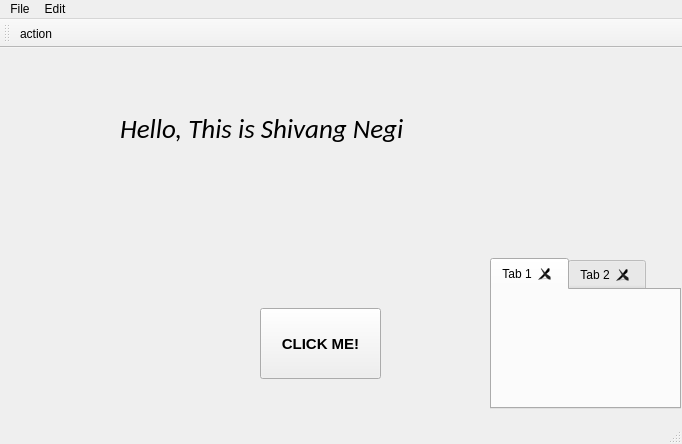
<?xml version="1.0" encoding="UTF-8"?>
<ui version="4.0">
 <class>Title</class>
 <widget class="QMainWindow" name="Title">
  <property name="geometry">
   <rect>
    <x>0</x>
    <y>0</y>
    <width>682</width>
    <height>444</height>
   </rect>
  </property>
  <property name="windowTitle">
   <string>MainWindow</string>
  </property>
  <widget class="QWidget" name="centralwidget">
   <widget class="QLabel" name="label">
    <property name="geometry">
     <rect>
      <x>120</x>
      <y>20</y>
      <width>431</width>
      <height>121</height>
     </rect>
    </property>
    <property name="font">
     <font>
      <family>Calibri</family>
      <pointsize>20</pointsize>
      <italic>true</italic>
     </font>
    </property>
    <property name="text">
     <string>Hello, This is Shivang Negi</string>
    </property>
   </widget>
   <widget class="QPushButton" name="pushButton">
    <property name="geometry">
     <rect>
      <x>260</x>
      <y>260</y>
      <width>121</width>
      <height>71</height>
     </rect>
    </property>
    <property name="font">
     <font>
      <pointsize>11</pointsize>
      <weight>75</weight>
      <bold>true</bold>
     </font>
    </property>
    <property name="cursor">
     <cursorShape>CrossCursor</cursorShape>
    </property>
    <property name="text">
     <string>CLICK ME!</string>
    </property>
   </widget>
   <widget class="QLabel" name="label_2">
    <property name="geometry">
     <rect>
      <x>290</x>
      <y>160</y>
      <width>55</width>
      <height>16</height>
     </rect>
    </property>
    <property name="text">
     <string/>
    </property>
   </widget>
   <widget class="QTabWidget" name="tabWidget">
    <property name="geometry">
     <rect>
      <x>490</x>
      <y>210</y>
      <width>191</width>
      <height>151</height>
     </rect>
    </property>
    <property name="currentIndex">
     <number>0</number>
    </property>
    <property name="tabsClosable">
     <bool>true</bool>
    </property>
    <widget class="QWidget" name="tab">
     <attribute name="title">
      <string>Tab 1</string>
     </attribute>
     <widget class="QLabel" name="label_3">
      <property name="geometry">
       <rect>
        <x>30</x>
        <y>20</y>
        <width>101</width>
        <height>61</height>
       </rect>
      </property>
      <property name="text">
       <string/>
      </property>
      <property name="pixmap">
       <pixmap>../../Pictures/Acer/Planet9_Wallpaper_5000x2813.jpg</pixmap>
      </property>
     </widget>
    </widget>
    <widget class="QWidget" name="tab_2">
     <attribute name="title">
      <string>Tab 2</string>
     </attribute>
    </widget>
   </widget>
  </widget>
  <widget class="QMenuBar" name="menubar">
   <property name="geometry">
    <rect>
     <x>0</x>
     <y>0</y>
     <width>682</width>
     <height>26</height>
    </rect>
   </property>
   <widget class="QMenu" name="menuFile">
    <property name="title">
     <string>File</string>
    </property>
    <addaction name="actionOpen"/>
    <addaction name="actionSave"/>
    <addaction name="actionExit"/>
   </widget>
   <widget class="QMenu" name="menuEdit">
    <property name="title">
     <string>Edit</string>
    </property>
    <addaction name="actionFInd"/>
    <addaction name="actionReplac"/>
   </widget>
   <addaction name="menuFile"/>
   <addaction name="menuEdit"/>
  </widget>
  <widget class="QStatusBar" name="statusbar"/>
  <widget class="QToolBar" name="toolBar">
   <property name="windowTitle">
    <string>toolBar</string>
   </property>
   <attribute name="toolBarArea">
    <enum>TopToolBarArea</enum>
   </attribute>
   <attribute name="toolBarBreak">
    <bool>false</bool>
   </attribute>
   <addaction name="actionaction"/>
  </widget>
  <action name="actionOpen">
   <property name="text">
    <string>Open</string>
   </property>
  </action>
  <action name="actionSave">
   <property name="text">
    <string>Save</string>
   </property>
  </action>
  <action name="actionExit">
   <property name="text">
    <string>Exit</string>
   </property>
  </action>
  <action name="actionFInd">
   <property name="text">
    <string>FInd</string>
   </property>
  </action>
  <action name="actionReplac">
   <property name="text">
    <string>Replace</string>
   </property>
  </action>
  <action name="actionaction">
   <property name="icon">
    <iconset>
     <normaloff>../../Pictures/Acer/Acer_Wallpaper_01_5000x2814.jpg</normaloff>../../Pictures/Acer/Acer_Wallpaper_01_5000x2814.jpg</iconset>
   </property>
   <property name="text">
    <string>action</string>
   </property>
  </action>
 </widget>
 <resources/>
 <connections/>
</ui>
